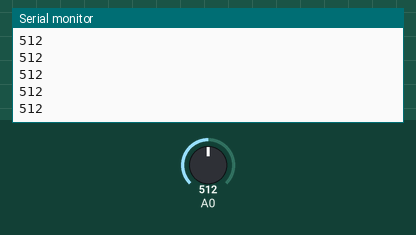
The sketch below on a simulated Arduino Uno, built with avr-gcc and run on an emulated ATmega328P. Parts: the last lines printed to the serial monitor. The test bench sets the inputs (shaded band); at power-on: A0 = 512.

Above: at 1.2 s.
1.3 s: A0 set to 716
At 1.68 s:
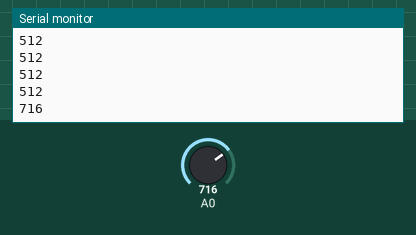
2.8 s: A0 set to 900
At 2.93 s:
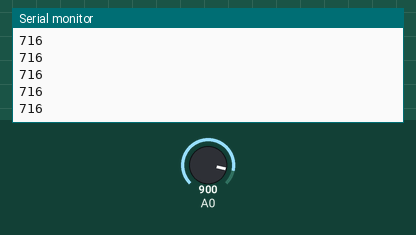
Timing chart, 0 to 5.8 s (numbered marks = the images above; inputs shaded):
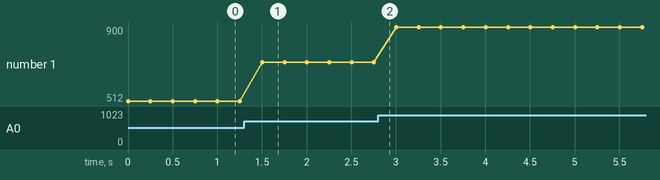

Measured:
- after the input at 1.3 s, the serial monitor: prints a new line after 0.20 s (image 1)
- plotted number 1: 512 → 716 after the input at 1.3 s, 716 → 900 after the input at 2.8 s

The sketch:

analogRead.ino
```cpp
// (licence header left out)
void setup(){
 // init serial baudrate
 Serial.begin(9600);
}

void loop(){
  // read data analog pin A0
  int data = analogRead(0);
  // write data to serial port
  Serial.println(data);
  // take a coffee
  delay (250);
}
```
